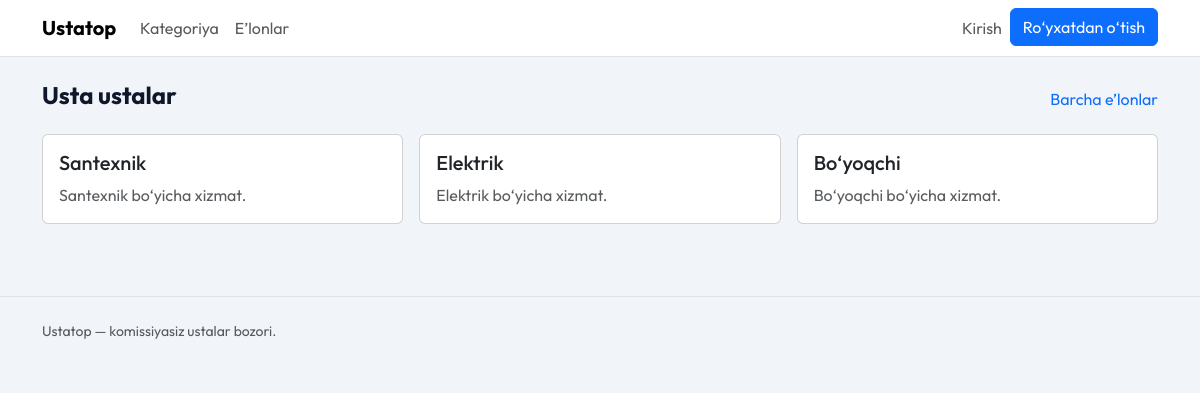
Page /categories/usta-ustalar/ on the committed database.
### services/models.py (models this page shows, shortened)
class Category(models.Model):
    name = models.CharField(max_length=120)
    slug = models.SlugField(max_length=140, unique=True)
    icon = models.CharField(max_length=120, blank=True)
    class Meta:
        verbose_name_plural = 'Categories'

class Service(models.Model):
    category = models.ForeignKey(Category, on_delete=models.CASCADE, related_name='services')
    name = models.CharField(max_length=120)
    description = models.TextField()

### services/views.py (the view)
# urls.py: path('categories/<slug:slug>/', CategoryDetailView.as_view(), name='category_detail'),
class CategoryDetailView(DetailView):
    model = Category
    template_name = 'services/category_detail.html'
    context_object_name = 'category'
    slug_field = 'slug'
    slug_url_kwarg = 'slug'

### templates/services/category_detail.html (shortened to what this page needs)
{% extends 'base.html' %}
{% block content %}
<div class="d-flex justify-content-between align-items-center mb-3">
  <h1 class="h4 fw-bold">{{ category.name }}</h1>
  <a class="text-decoration-none" href="{% url 'listings:public_list' %}">Barcha e’lonlar</a>
</div>
<div class="row g-3">
  {% for service in category.services.all %}
    <div class="col-md-4">
      <div class="card h-100">
        <div class="card-body">
          <h5 class="card-title">{{ service.name }}</h5>
          <p class="card-text text-muted">{{ service.description }}</p>
        </div>
      </div>
    </div>
  {% empty %}
    <p class="text-muted">Xizmatlar topilmadi.</p>
  {% endfor %}
</div>
{% endblock %}

### static/css/site.css (style rules this page uses)
:root { --ink: #0f172a; --muted: #64748b; --brand: #0ea5e9; --brand-dark: #0284c7; --sand: #f8fafc; --card: #ffffff; --ring: rgba(14, 165, 233, 0.2); }
body { font-family: "Outfit", sans-serif; background: #f1f5f9; color: var(--ink); }

### rows in the picture
Category: name "Usta ustalar"
Service: name "Santexnik", description "Santexnik bo‘yicha xizmat."
Service: name "Elektrik", description "Elektrik bo‘yicha xizmat."
Service: name "Bo‘yoqchi", description "Bo‘yoqchi bo‘yicha xizmat."
